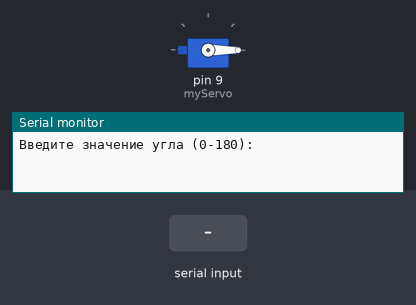
Bench run of a sketch on a simulated Arduino Uno, built with avr-gcc and run on an emulated ATmega328P. Shown: servo, the last lines printed to the serial monitor. Inputs (shaded band) come from the test bench.

Above: at 1.2 s.
1.3 s: "90\n" received over Serial
At 1.77 s:
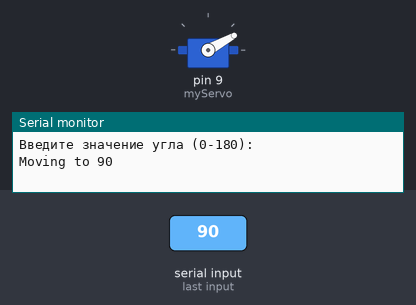
At 3.0 s:
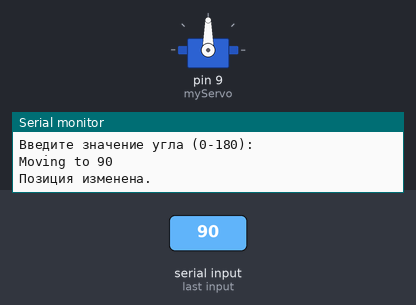
4.3 s: "90,45\n" received over Serial
5.8 s: "200\n" received over Serial
Timing chart, 0 to 8.8 s (numbered marks = the images above; inputs shaded):
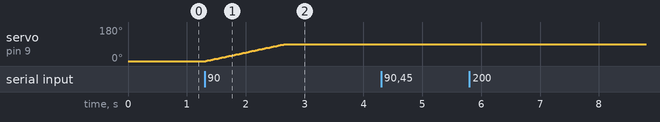

Measured:
- after the input at 1.3 s, servo on pin 9 (myServo): moves from 0° to 90° over 1.3 s, starting at once

The sketch:

sketch.ino
```cpp
// проверяется значение, если оно корректное, сервопривод двигается
// можно резулировать скорость движения через delay()
#include <Servo.h>
Servo myServo;
int currentAngle = 0;
int targetAngle = 0;
void setup() {
  Serial.begin(9600);
  myServo.attach(9);
  myServo.write(0);
  Serial.println("Введите значение угла (0-180):");
}
void loop() {
  if (Serial.available() > 0) {
    String input = Serial.readStringUntil('\n');
    input.trim();
    bool isNumber = true;
    for (int i = 0; i < input.length(); i++) {
      if (!isDigit(input.charAt(i))) {
        isNumber = false;
        break;
      }
    }
    if (isNumber) {
      int angle = input.toInt();
      if (angle >= 0 && angle <= 180) {
        targetAngle = angle;
        Serial.print("Moving to ");
        Serial.println(targetAngle);
        moveSmoothly(targetAngle);
      } else {
        Serial.println("Ошибка!Значение должно быть: 0..180");
      }
    } else {
      Serial.println("Ошибка! Введите число.");
    }
  }
}
void moveSmoothly(int target) {
  if (target == currentAngle) {
    Serial.println("Уже на этом значении");
    return;
  }
  int step = (target > currentAngle) ? 1 : -1;
  for (int angle = currentAngle; angle != target; angle += step) {
    myServo.write(angle);
    delay(15);
  }
  myServo.write(target);
  currentAngle = target;
  Serial.println("Позиция изменена.");
}
```
